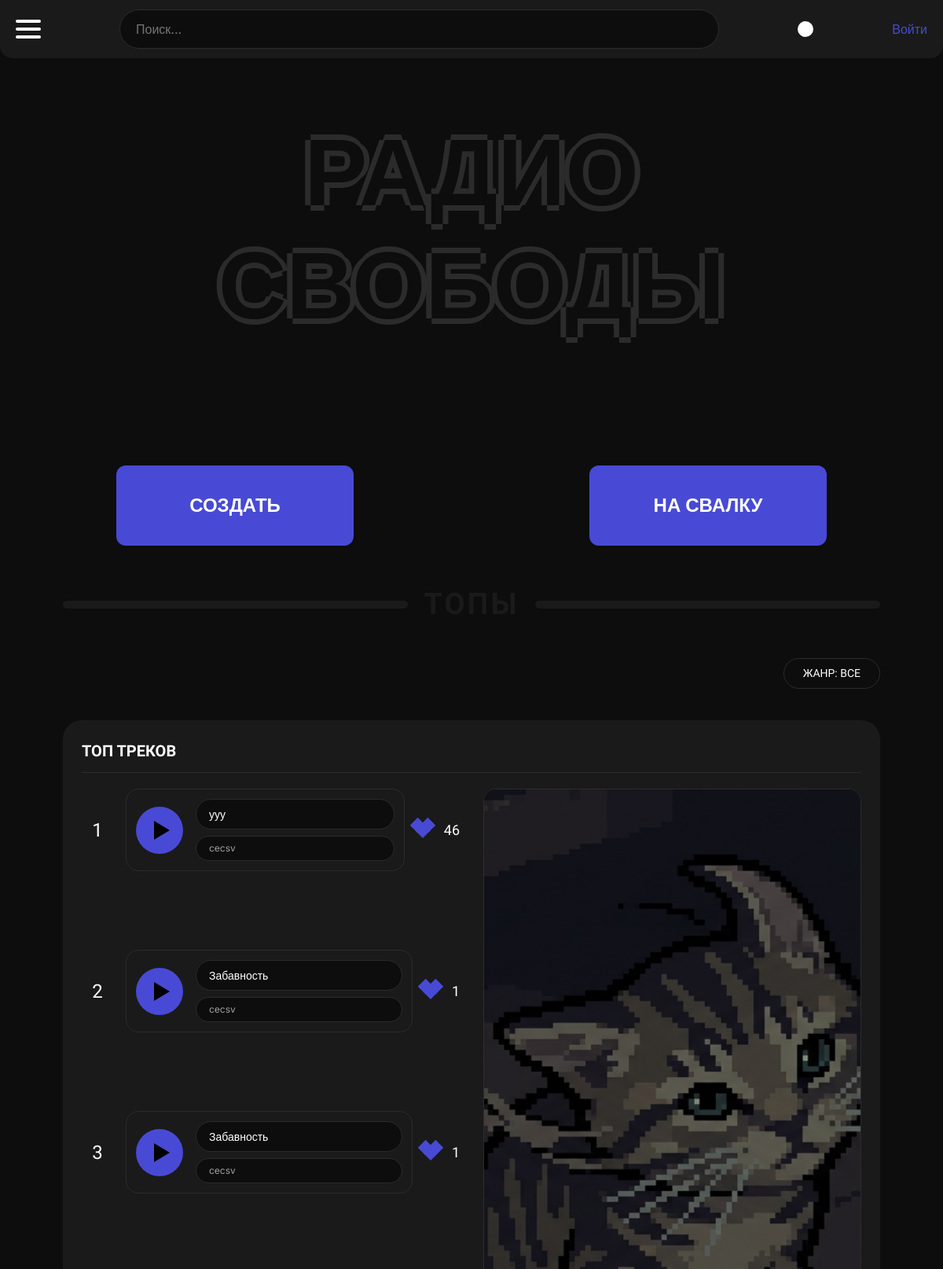
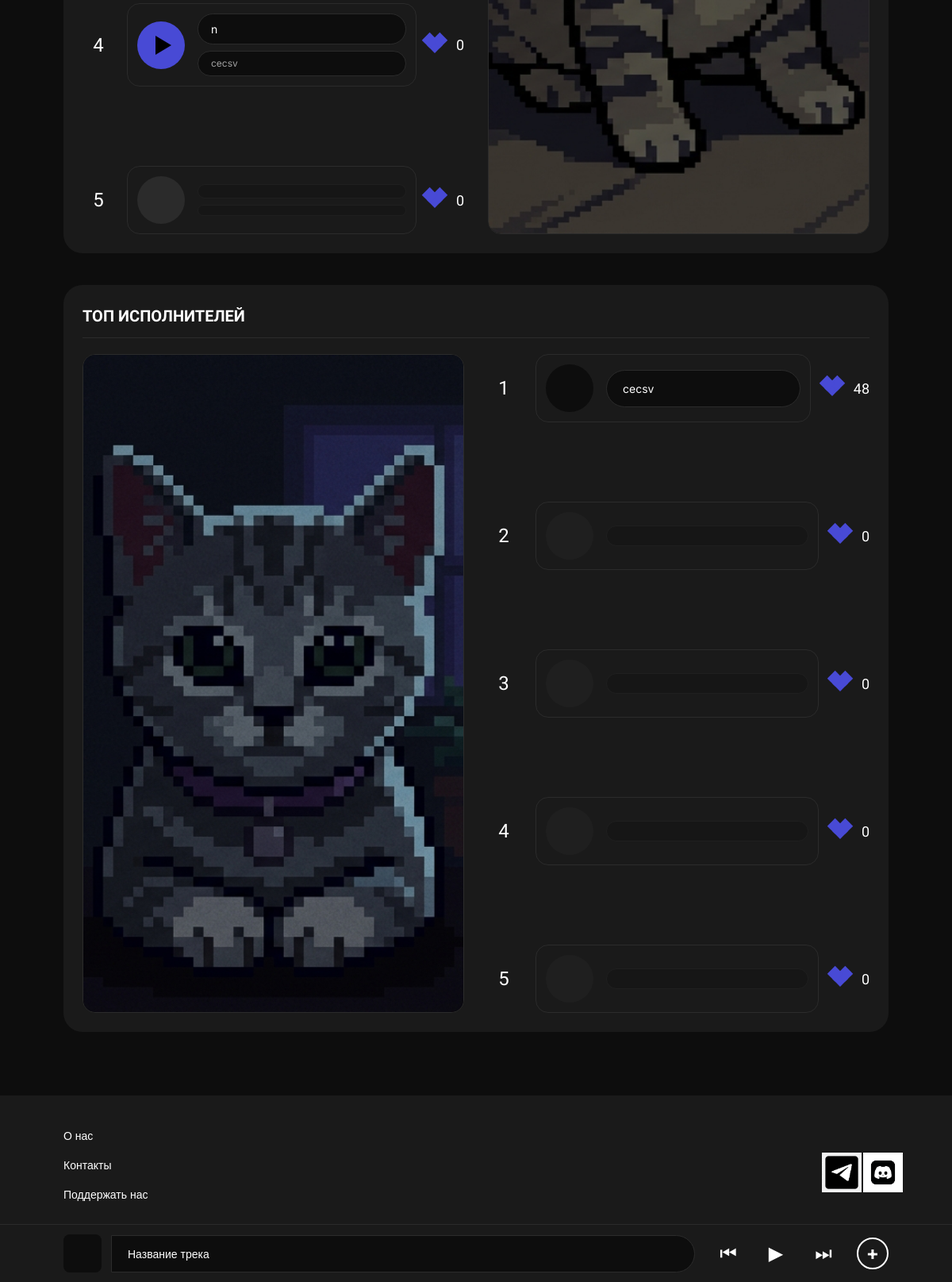
The page / on the database its author committed (2 pictures, top to bottom).
### data/tracks.py (models this page shows)
class Track(SqlAlchemyBase, SerializerMixin):
    __tablename__ = 'tracks'
    id = sqlalchemy.Column(sqlalchemy.Integer, primary_key=True, autoincrement=True)
    title = sqlalchemy.Column(sqlalchemy.String, nullable=False)
    genre_id = sqlalchemy.Column(sqlalchemy.String, sqlalchemy.ForeignKey('genres.id'), nullable=False)
    subgenres = sqlalchemy.Column(sqlalchemy.String)  # через запятую названия под жарнов (без пробелаов)
    file_path = sqlalchemy.Column(sqlalchemy.String, nullable=False)
    users_id = sqlalchemy.Column(sqlalchemy.Integer, sqlalchemy.ForeignKey('users.id'))
    likes_count = sqlalchemy.Column(sqlalchemy.Integer, default=0)
    views_count = sqlalchemy.Column(sqlalchemy.Integer, default=0)  # прослушивания трека
    intop_count = sqlalchemy.Column(sqlalchemy.Integer, default=0)
    created_at = sqlalchemy.Column(sqlalchemy.DateTime, default=datetime.datetime.now())
    collaborations = sqlalchemy.Column(sqlalchemy.String, default='')  # через запятую id пользователей (без пробелаов)
    genre = orm.relationship('Genre')
    user = orm.relationship('User')

### data/users.py (models this page shows, shortened)
class User(SqlAlchemyBase, SerializerMixin, UserMixin):
    __tablename__ = 'users'
    id = sqlalchemy.Column(sqlalchemy.Integer, primary_key=True, autoincrement=True)
    username = sqlalchemy.Column(sqlalchemy.String, nullable=False, unique=True)
    email = sqlalchemy.Column(sqlalchemy.String, nullable=False, unique=True)
    password = sqlalchemy.Column(sqlalchemy.String, nullable=False)
    modified_date = sqlalchemy.Column(sqlalchemy.DateTime, default=datetime.datetime.now())
    confirmed = sqlalchemy.Column(sqlalchemy.Boolean, default=False)

### main.py (the view)
@app.route('/')
def index():
    db_sess = db_session.create_session()
    top_tracks = db_sess.query(Track).order_by(Track.likes_count.desc()).limit(5).all()
    top_artists = top_artists = db_sess.query(User, func.sum(Track.likes_count).label('total_likes')
                                              ).join(Track, User.id == Track.users_id).group_by(User.id).order_by(
        func.sum(Track.likes_count).desc()).limit(5).all()
    return render_template('index.html', top_tracks=top_tracks, top_artists=top_artists, title='Radio Svobodi')

### data/db_session.py (called while the page is built)
def create_session() -> Session:
    global __factory
    return __factory()

### templates/index.html
{% extends "base2.html" %}
{% block main %}
<div class="hero-section d-flex flex-column justify-content-center align-items-center" style="min-height: 80vh;">
    <h1 class="hero-title"
        style="font-size: 120px; font-weight: 900; text-align: center; color: #0D0D0D; text-shadow: 7px 0 0 #2B2B2B, -7px 0 0 #2B2B2B, 0 7px 0 #2B2B2B, 0 -7px 0 #2B2B2B;">
        РАДИО СВОБОДЫ</h1>
    <div class="hero-buttons" style="display: flex; gap: 300px; margin-top: 150px;">
        <a href="/editor" class="btn btn-primary"
           style="width: 302px; height: 102px; display: inline-flex; align-items: center; justify-content: center; font-size: 24px;">СОЗДАТЬ</a>
        <a href="/dump" class="btn btn-primary"
           style="width: 302px; height: 102px; display: inline-flex; align-items: center; justify-content: center; font-size: 24px;">НА
            СВАЛКУ</a>
    </div>
</div>
<div class="top-divider">
    <span class="top-label">ТОПЫ</span>
</div>
<div class="genres-section">
    <button class="genre-btn" id="genreToggle">ЖАНР: ВСЕ</button>
</div>
<div class="tops-container">
    <div class="top-box">
        <div class="top-box-title">ТОП ТРЕКОВ</div>
        <div class="top-box-content">
            <div class="top-row">
                <div class="top-left">
                    <div class="top-items-list">
                        {% for i in range(5) %}
                        <div class="top-item">
                            <div class="item-rank">{{ i + 1 }}</div>
                            {% if i < top_tracks|length %}
                            <div class="track-card">
                                <div class="track-play">
                                    <div class="play-circle">
                                        <div class="play-triangle"></div>
                                    </div>
                                </div>
                                <div class="track-info">
                                    <div class="track-title">{{ top_tracks[i].title }}</div>
                                    <div class="track-artist">{{ top_tracks[i].user.username }}</div>
                                </div>
                            </div>
                            <div class="item-likes">
                                <div class="heart-icon"></div>
                                <span class="likes-count">{{ top_tracks[i].likes_count }}</span>
                            </div>
                            {% else %}
                            <div class="track-card empty">
                                <div class="track-play">
                                    <div class="play-circle"></div>
                                </div>
                                <div class="track-info">
                                    <div class="track-title empty"></div>
                                    <div class="track-artist empty"></div>
                                </div>
                            </div>
                            <div class="item-likes">
                                <div class="heart-icon"></div>
                                <span class="likes-count">0</span>
                            </div>
                            {% endif %}
                        </div>
                        {% endfor %}
                    </div>
                </div>
                <div class="top-right">
                    <div class="vertical-image">
                        <img src="/static/imgs/kitten1.png" alt="top image">
                    </div>
                </div>
            </div>
        </div>
    </div>
    <div class="top-box">
        <div class="top-box-title">ТОП ИСПОЛНИТЕЛЕЙ</div>
        <div class="top-box-content">
            <div class="top-row">
                <div class="top-left">
                    <div class="vertical-image">
                        <img src="/static/imgs/kitten2.png" alt="top image">
                    </div>
                </div>
                <div class="top-right">
                    <div class="top-items-list">
                        {% for i in range(5) %}
                        <div class="top-item artist-item">
                            <div class="item-rank">{{ i + 1 }}</div>
                            {% if i < top_artists|length %}
                            <div class="artist-card">
                                <div class="artist-avatar"></div>
                                <div class="artist-name">{{ top_artists[i][0].username }}</div>
                            </div>
                            <div class="item-likes">
                                <div class="heart-icon"></div>
                                <span class="likes-count">{{ top_artists[i][1] }}</span>
                            </div>
                            {% else %}
                            <div class="artist-card empty">
                                <div class="artist-avatar"></div>
                                <div class="artist-name empty"></div>
                            </div>
                            <div class="item-likes">
                                <div class="heart-icon"></div>
                                <span class="likes-count">0</span>
                            </div>
                            {% endif %}
                        </div>
                        {% endfor %}
                    </div>
                </div>
            </div>
        </div>
    </div>
</div>
{% endblock %}

### templates/base2.html (shortened to what this page needs)
{% extends "base1.html" %}
{% block header %}
<div class="top-bar">
    <button class="custom-menu-btn" id="menuToggle" type="button"
            data-bs-toggle="offcanvas" data-bs-target="#mainDrawer">
        <div class="menu-icon">
            <span></span>
            <span></span>
            <span></span>
        </div>
    </button>
    <input type="text" class="search-input" placeholder="Поиск...">
    <button class="theme-toggle"></button>
    {% if current_user.is_authenticated %}
        <span class="avatar">{{ current_user.username[0]|upper }}</span>
    {% else %}
        <a href="/login" class="login-link">Войти</a>
    {% endif %}
</div>
{% endblock %}
{% block content %}
<div class="main-content">
    {% block main %}{% endblock %}
</div>
<div class="mini-player" id="miniPlayer">
    <div class="player-content">
        <div class="player-left">
            <div class="player-image"></div>
            <div class="player-track-name">Название трека</div>
        </div>
        <div class="player-center">
            <button class="player-btn prev">⏮</button>
            <button class="player-btn play-pause">▶</button>
            <button class="player-btn next">⏭</button>
        </div>
        <div class="player-right">
            <button class="player-fav">+</button>
        </div>
    </div>
</div>
<footer class="footer">
    <div class="footer-container">
        <div class="footer-links">
            <a href="/about#about">О нас</a>
            <a href="/about#contacts">Контакты</a>
            <a href="/about#donate">Поддержать нас</a>
        </div>
        <div class="footer-social">
            <a href="https://t.me/radliber" class="social-link telegram"><img src="../static/imgs/telegram_icon.jpg" width="50px"></a>
            <a href="https://discord.gg/GjpArrmC" class="social-link discord"><img src="../static/imgs/discord_icon.jpg" width="50px"></a>
        </div>
    </div>
</footer>
{% endblock %}

### templates/base1.html (shortened to what this page needs)
<!DOCTYPE html>
<html lang="en">
<head>
    <link href="https://cdn.jsdelivr.net/npm/bootstrap@5.3.0/dist/css/bootstrap.min.css" rel="stylesheet">
    <link rel="stylesheet" href="/static/css/style.css">
</head>
<body>
{% block header %}{% endblock %}
{% block content %}{% endblock %}
</body>
</html>

### rows shown on the page
Track: title "ууу", likes_count "46"
User: username "cecsv" "cecsv" "cecsv" "cecsv", username "cecsv"
Track: title "Забавность", likes_count "1"
Track: title "Забавность", likes_count "1"
Track: title "n", likes_count "0"

### other values the page prints
{{ i + 1 }} "1" "2" "3" "4" "5"
{{ top_artists[i][1] }} "48"
